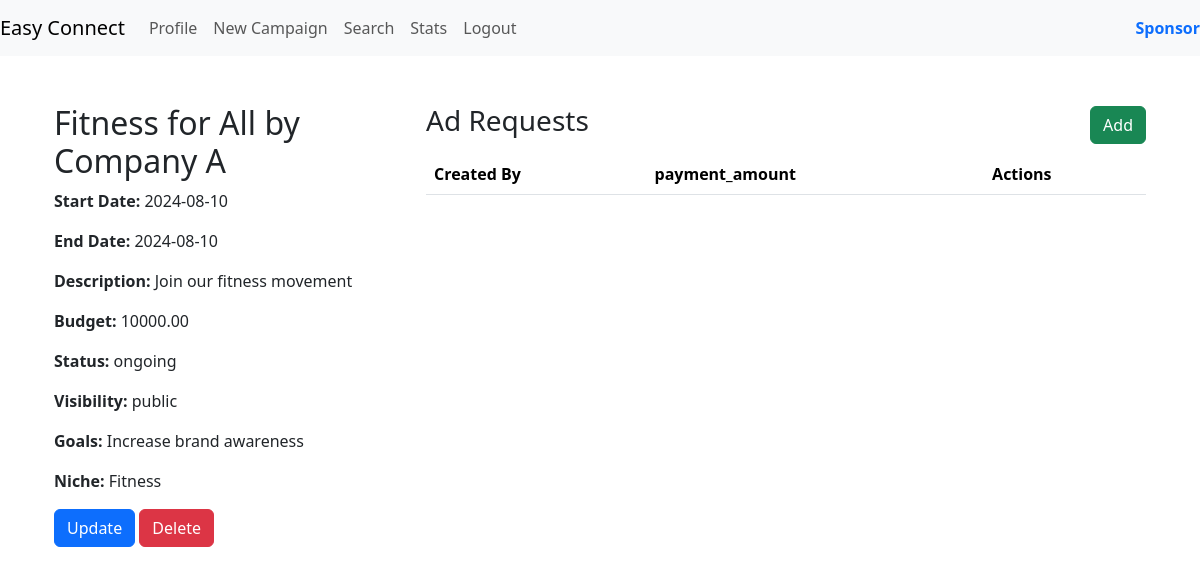
Page /campaign_details/2 (signed in) on the committed database.
### models.py (models this page shows)
class Campaign(db.Model):
    __tablename__ = 'campaign'
    campaign_id = db.Column(db.Integer, primary_key=True, autoincrement=True)
    sponsor_id = db.Column(db.Integer, db.ForeignKey('sponsors.sponsor_id'), nullable=False)
    name = db.Column(db.String(32),unique=True, nullable=False)
    description = db.Column(db.String(128))
    start_date = db.Column(db.Date)
    end_date = db.Column(db.Date)
    budget = db.Column(db.Float(10, 2), nullable=False)
    visibility = db.Column(Enum('private', 'public', name='visibility_types'), default='public', nullable=False)
    goals = db.Column(db.String(128))
    niche = db.Column(db.String(32),nullable=False)
    campaign_status = db.Column(Enum('ongoing', 'flagged', 'deleted', 'completed' ,name='campaign_status_types'), default='ongoing', nullable=False)
    sponsor = db.relationship('Sponsor', backref=db.backref('campaigns', lazy=True))

### routes.py (the view)
@app.route('/campaign_details/<int:campaign_id>')
@auth_rep
def campaign_details(campaign_id):
    campaign = Campaign.query.get(campaign_id)
    requests = AdRequest.query.filter_by(campaign_id=campaign_id)
    return render_template('campaign_details.html', campaign=campaign,requests=requests)

### routes.py (called while the page is built)
def auth_rep(func):
    @wraps(func)
    def inner(*args,**kwargs):
        if 'user_id' in session:
            user = User.query.get(session['user_id'])
            if user.is_flagged:
                flash('Your account is flagged and cannot perform this action.', 'error')
                return redirect(url_for('login'))
            return func(*args,**kwargs)
        else:
            flash('You are not logged in,Please login to proceed','error')
            return redirect(url_for('login'))
    return inner

### templates/campaign_details.html (shortened to what this page needs)
{% extends 'layout.html' %}
{% block content %}
<div class="container">
    <div class="row">
        <div class="col-md-4">
            <h2>{{ campaign.name }}</h2>
            <p><strong>Start Date:</strong> {{ campaign.start_date }}</p>
            <p><strong>End Date:</strong> {{ campaign.end_date }}</p>
            <p><strong>Description:</strong> {{ campaign.description }}</p>
            <p><strong>Budget:</strong> {{ campaign.budget | round(2) }}</p>
            <p><strong>Status:</strong> {{ campaign.campaign_status }}</p>
            <p><strong>Visibility:</strong> {{ campaign.visibility }}</p>
            <p><strong>Goals:</strong> {{ campaign.goals }}</p>
            <p><strong>Niche:</strong> {{ campaign.niche }}</p>
            {% if session['role_id'] == 2 %}
            <a href="{{ url_for('update_campaign', campaign_id=campaign.campaign_id) }}" class="btn btn-primary">Update</a>
            <a href="{{ url_for('delete_campaign', campaign_id=campaign.campaign_id) }}" class="btn btn-danger">Delete</a>
            {% endif %}
        </div>
        <div class="col-md-8">
            <div class="d-flex justify-content-between align-items-center">
                <h3>Ad Requests</h3>
                {% if not session['role_id'] == 1 %}
                <a href="{{ url_for('add_ad_request', campaign_id=campaign.campaign_id) }}" class="btn btn-success">Add</a>
                {% endif %}
            </div>
            <table class="table table-striped mt-2">
                <thead>
                    <tr>
                        <th>Created By</th>
                        <th>payment_amount</th>
                        <th>Actions</th>
                    </tr>
                </thead>
            </table>
        </div>
    </div>
</div>
{% endblock %}

### rows in the picture
Campaign: name "Fitness for All by Company A", start_date "2024-08-10", end_date "2024-08-10", description "Join our fitness movement", budget "10000.00", campaign_status "ongoing", visibility "public", goals "Increase brand awareness", niche "Fitness"
